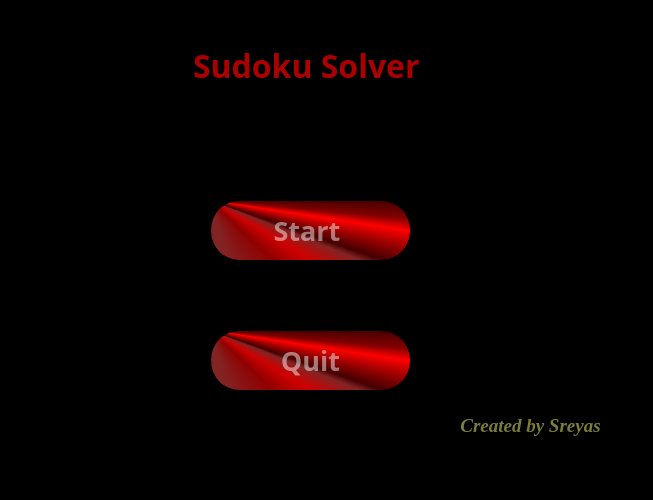
<?xml version="1.0" encoding="UTF-8"?>
<ui version="4.0">
 <class>SudokuSolver</class>
 <widget class="QMainWindow" name="SudokuSolver">
  <property name="geometry">
   <rect>
    <x>0</x>
    <y>0</y>
    <width>653</width>
    <height>500</height>
   </rect>
  </property>
  <property name="windowTitle">
   <string>SudokuSolver</string>
  </property>
  <property name="styleSheet">
   <string notr="true">QWidget
{

background:
	rgb(0, 0, 0)

}</string>
  </property>
  <widget class="QWidget" name="centralWidget">
   <widget class="QLabel" name="Header_Label">
    <property name="geometry">
     <rect>
      <x>170</x>
      <y>30</y>
      <width>281</width>
      <height>71</height>
     </rect>
    </property>
    <property name="font">
     <font>
      <family>Segoe Script</family>
      <pointsize>28</pointsize>
      <weight>75</weight>
      <bold>true</bold>
     </font>
    </property>
    <property name="styleSheet">
     <string notr="true">QLabel
{

background:
	rgb(0,0,0,0);

color:
	rgb(170, 0, 0)

}</string>
    </property>
    <property name="text">
     <string>&lt;html&gt;&lt;head/&gt;&lt;body&gt;&lt;p align=&quot;center&quot;&gt;&lt;span style=&quot; font-size:24pt; font-weight:600;&quot;&gt;Sudoku Solver &lt;/span&gt;&lt;/p&gt;&lt;/body&gt;&lt;/html&gt;</string>
    </property>
    <property name="alignment">
     <set>Qt::AlignCenter</set>
    </property>
   </widget>
   <widget class="QPushButton" name="Start_Button">
    <property name="geometry">
     <rect>
      <x>210</x>
      <y>200</y>
      <width>201</width>
      <height>61</height>
     </rect>
    </property>
    <property name="font">
     <font>
      <family>Segoe Script</family>
      <pointsize>20</pointsize>
      <weight>75</weight>
      <bold>true</bold>
     </font>
    </property>
    <property name="styleSheet">
     <string notr="true">QPushButton
{
	
background:
		qconicalgradient(cx:0, cy:0, angle:135, stop:0 rgba(237, 0, 0, 69), stop:0.386364 rgba(255, 71, 71, 130), stop:0.423533 rgba(255, 0, 0, 145), stop:0.45 rgba(255, 0, 0, 208), stop:0.477581 rgba(255, 71, 71, 130), stop:0.488636 rgba(255, 1, 1, 69), stop:0.55 rgba(255, 0, 0, 255), stop:0.57754 rgba(255, 0, 0, 130), stop:0.625 rgba(255, 0, 0, 69), stop:1 rgba(255, 255, 0, 69));
    
 border: 1px solid black; border-radius: 30px;

color:
		rgb(255, 255, 255,120);

}	</string>
    </property>
    <property name="text">
     <string>Start </string>
    </property>
   </widget>
   <widget class="QPushButton" name="Quit_Button">
    <property name="geometry">
     <rect>
      <x>210</x>
      <y>330</y>
      <width>201</width>
      <height>61</height>
     </rect>
    </property>
    <property name="font">
     <font>
      <family>Segoe Script</family>
      <pointsize>20</pointsize>
      <weight>75</weight>
      <bold>true</bold>
     </font>
    </property>
    <property name="styleSheet">
     <string notr="true">QPushButton
{
	
background:
		qconicalgradient(cx:0, cy:0, angle:135, stop:0 rgba(237, 0, 0, 69), stop:0.386364 rgba(255, 71, 71, 130), stop:0.423533 rgba(255, 0, 0, 145), stop:0.45 rgba(255, 0, 0, 208), stop:0.477581 rgba(255, 71, 71, 130), stop:0.488636 rgba(255, 1, 1, 69), stop:0.55 rgba(255, 0, 0, 255), stop:0.57754 rgba(255, 0, 0, 130), stop:0.625 rgba(255, 0, 0, 69), stop:1 rgba(255, 255, 0, 69));
    
 border: 1px solid black; border-radius: 30px;

color:
		rgb(255, 255, 255,120);
}	</string>
    </property>
    <property name="text">
     <string>Quit</string>
    </property>
   </widget>
   <widget class="QLabel" name="background">
    <property name="geometry">
     <rect>
      <x>50</x>
      <y>0</y>
      <width>561</width>
      <height>301</height>
     </rect>
    </property>
    <property name="styleSheet">
     <string notr="true"/>
    </property>
    <property name="text">
     <string/>
    </property>
    <property name="alignment">
     <set>Qt::AlignCenter</set>
    </property>
   </widget>
   <widget class="QLabel" name="credits">
    <property name="geometry">
     <rect>
      <x>430</x>
      <y>410</y>
      <width>201</width>
      <height>31</height>
     </rect>
    </property>
    <property name="font">
     <font>
      <family>Georgia</family>
      <pointsize>14</pointsize>
      <weight>75</weight>
      <italic>true</italic>
      <bold>true</bold>
     </font>
    </property>
    <property name="styleSheet">
     <string notr="true">QLabel
{

background:
	rgb(0,0,0,0);

color:
	rgb(255, 255, 123,123)

}</string>
    </property>
    <property name="text">
     <string>Created by Sreyas</string>
    </property>
    <property name="alignment">
     <set>Qt::AlignCenter</set>
    </property>
   </widget>
   <zorder>background</zorder>
   <zorder>Header_Label</zorder>
   <zorder>Start_Button</zorder>
   <zorder>Quit_Button</zorder>
   <zorder>credits</zorder>
  </widget>
  <widget class="QStatusBar" name="statusBar"/>
 </widget>
 <layoutdefault spacing="6" margin="11"/>
 <resources/>
 <connections/>
</ui>
